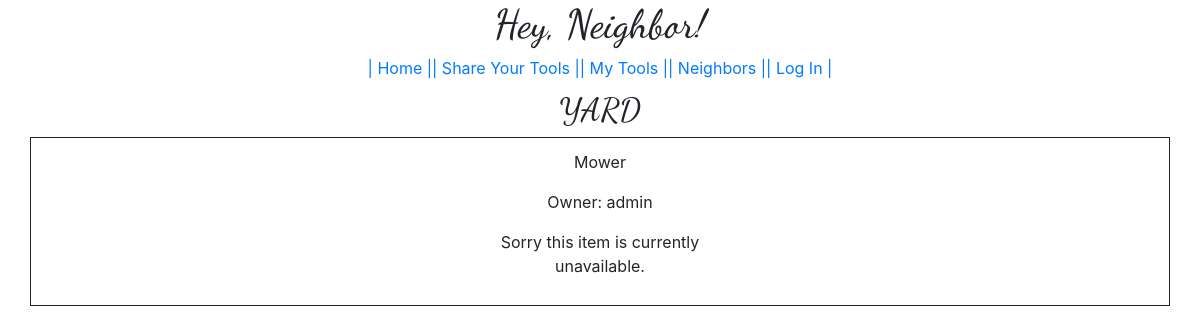
Before: /1/ with the older database file.
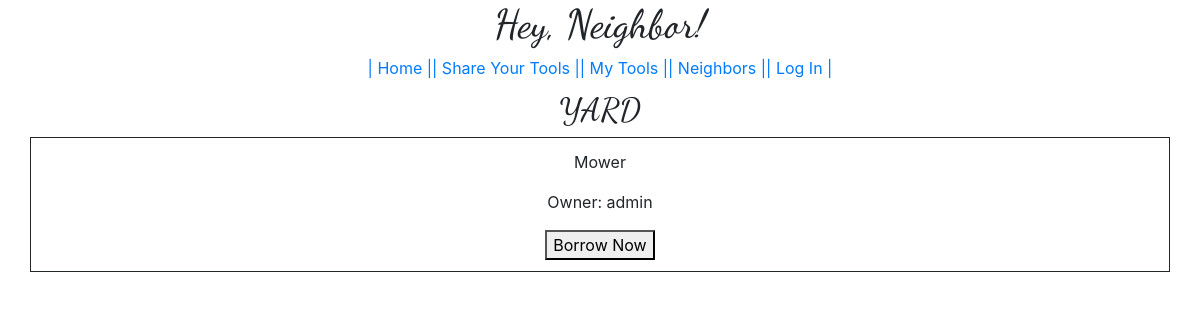
After: the same page with the newer database file.
### hey_neighbor/views.py (the view)
# urls.py: path('<int:pk>/', views.DetailView.as_view(), name='detail'),
class DetailView(generic.DetailView):
    model = Tool
    template_name = 'hey_neighbor/detail.html'

### hey_neighbor/templates/hey_neighbor/detail.html
{% extends 'hey_neighbor/base.html' %}
{% block content %}
<div class='row justify-content-center'>
  <h2 class='heads'>{{tool.types}}</h2>
</div>
<div class='posting row justify-content-center'>
  <section class='col-md-3'>
    <p>{{tool.tool}}</p>
    <p>Owner: {{tool.owner}}</p>
    {% if object.availability == True %}
    <button>Borrow Now</button>
    {% else %}
    <p>Sorry this item is currently unavailable.</p>
    {% endif %}
  </section>
</div>
{% endblock %}

Changed rows visible on the page:
changed Tool "YARD": availability False → True (drawn)
Other visible differences:
text no longer shown: "Sorry this item is currently unavailable."
text now shown: "Borrow Now"
